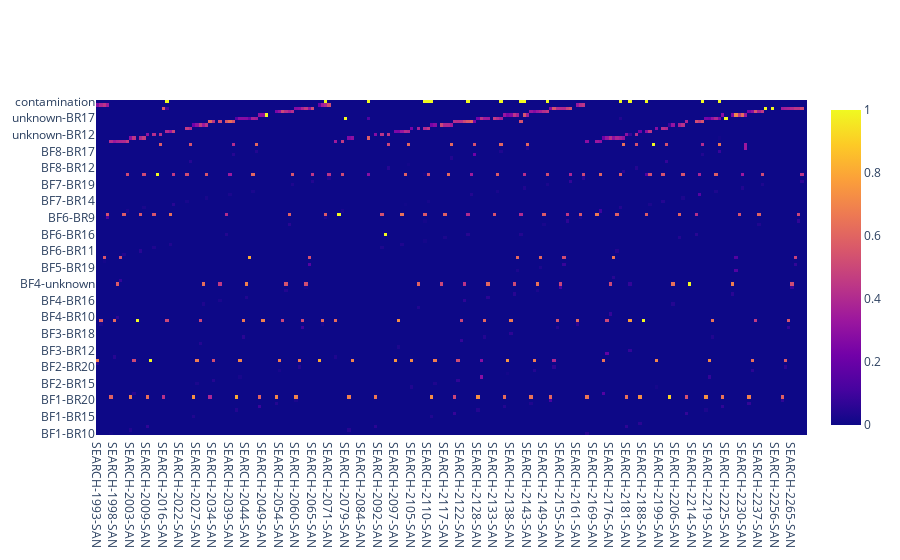

Source (notebook cell):
### Markdown cell above
## Heat Map of Paired Read Counts across all Samples

### Code cell
import plotly.graph_objs as go

heatmap = go.Heatmap(z=data.T, x=y, y=x)
plot = [heatmap]
fig = go.Figure(data = plot)
fig.show()

### Figure 1 — Plotly figure (JSON) as saved in the notebook; plotly's stock layout.template omitted (floating-point values rounded to 4 significant figures; data arrays with more than 128 entries replaced by an {"elided": "..."} marker saying what was removed)
{"data": [{"type": "heatmap", "x": {"elided": "215 str values"}, "y": ["BF1-BR10", "BF1-BR11", "BF1-BR12", "BF1-BR13", "BF1-BR14", "BF1-BR15", "BF1-BR16", "BF1-BR17", "BF1-BR18", "BF1-BR19", "BF1-BR20", "BF1-unknown", "BF2-BR11", "BF2-BR13", "BF2-BR14", "BF2-BR15", "BF2-BR16", "BF2-BR17", "BF2-BR18", "BF2-BR19", "BF2-BR20", "BF2-BR9", "BF2-unknown", "BF3-BR10", "BF3-BR11", "BF3-BR12", "BF3-BR13", "BF3-BR15", "BF3-BR16", "BF3-BR17", "BF3-BR18", "BF3-BR19", "BF3-BR20", "BF3-BR9", "BF3-unknown", "BF4-BR10", "BF4-BR11", "BF4-BR12", "BF4-BR14", "BF4-BR15", "BF4-BR16", "BF4-BR17", "BF4-BR18", "BF4-BR19", "BF4-BR20", "BF4-unknown", "BF5-BR10", "BF5-BR11", "BF5-BR17", "BF5-BR18", "BF5-BR19", "BF5-BR20", "BF5-BR9", "BF5-unknown", "BF6-BR10", "BF6-BR11", "BF6-BR12", "BF6-BR13", "BF6-BR14", "BF6-BR15", "BF6-BR16", "BF6-BR17", "BF6-BR18", "BF6-BR19", "BF6-BR20", "BF6-BR9", "BF6-unknown", "BF7-BR10", "BF7-BR11", "BF7-BR13", "BF7-BR14", "BF7-BR15", "BF7-BR16", "BF7-BR17", "BF7-BR18", "BF7-BR19", "BF7-BR20", "BF7-BR9", "BF7-unknown", "BF8-BR11", "BF8-BR12", "BF8-BR13", "BF8-BR14", "BF8-BR15", "BF8-BR16", "BF8-BR17", "BF8-BR18", "BF8-unknown", "unknown-BR10", "unknown-BR11", "unknown-BR12", "unknown-BR13", "unknown-BR14", "unknown-BR15", "unknown-BR16", "unknown-BR17", "unknown-BR18", "unknown-BR19", "unknown-BR20", "unknown-BR9", "contamination"], "z": {"elided": "101x215 float values"}}], "layout": {}}
